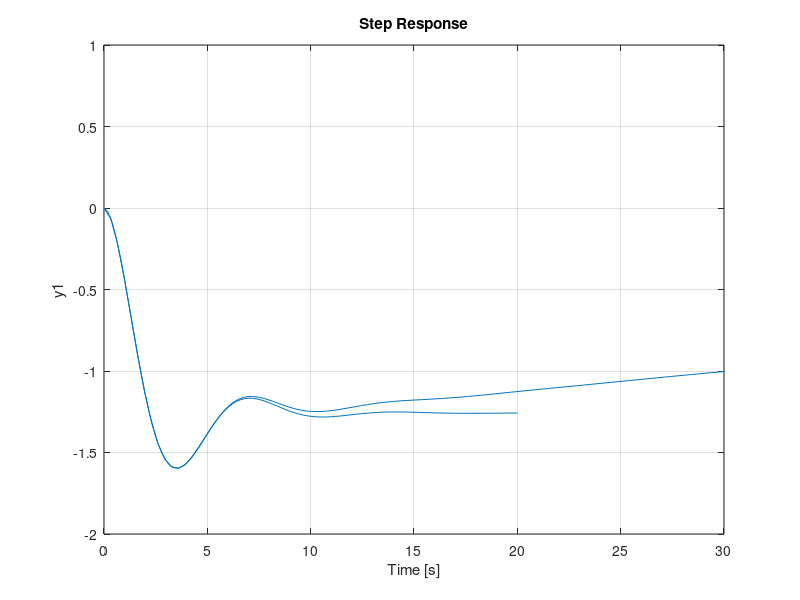
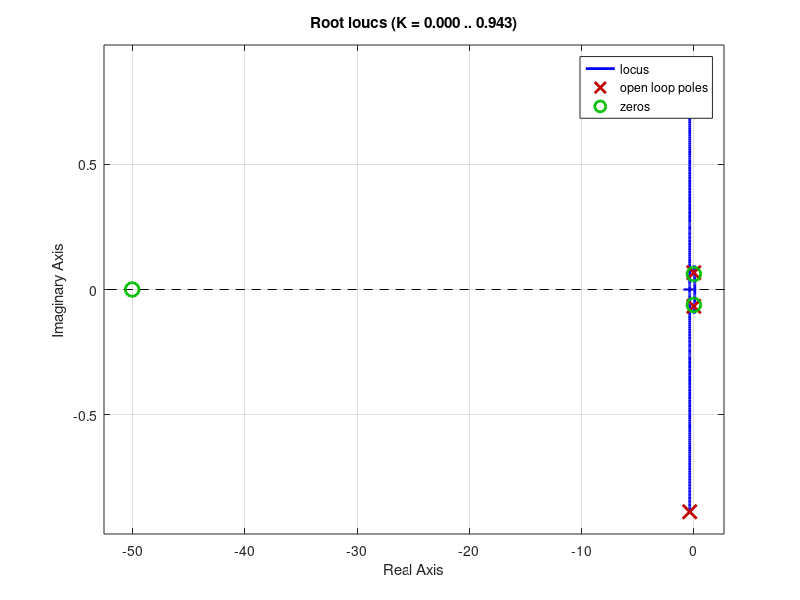
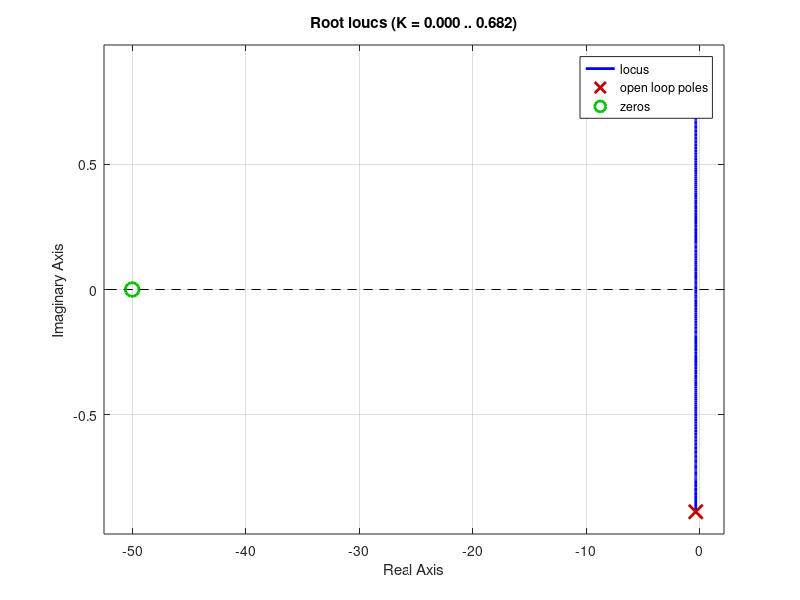
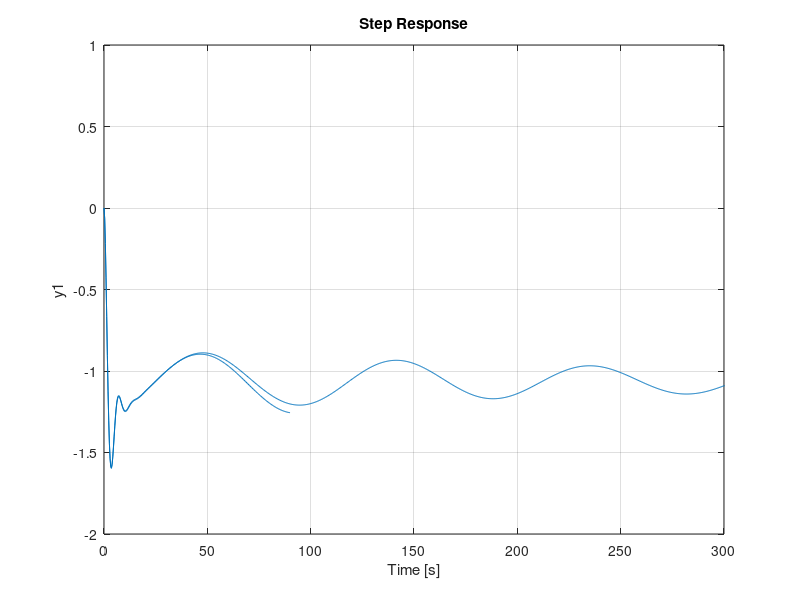

These charts were generated, in order, by the following MATLAB code:
W = 2.83176*10^6;
I_x = 0.247*10^8;
I_y = 0.449*10^8;
I_xx = -0.212*10^7;
U_e = 235.9;
theta_e = 0;

m = 2.83176*10^6/9.8;
g = 9.8;

X_u = -1.982*10^3;
X_w = 4.025*10^3;
X_q = 0;
X_de = -16.5299;
X_dp = 8.4953*10^5;

Z_u = -2.595*10^4;
Z_w = -9.030*10^4;
Z_q = -4.524*10^5;
Z_wd = 1.909*10^3;
Z_de = -1.5794*10^6;
Z_dp = 0;

M_u = 1.593*10^4;
M_w = -1.563*10^5;
M_q = -1.521*10^7;
M_wd = -1.702*10^4;
M_de = -5.204*10^7;
M_dp = 0;

A = [X_u/m  X_w/m  0  -g*cos(theta_e);  ...
    Z_u/(m-Z_wd) Z_w/(m-Z_wd) (Z_q +m*U_e)/(m-Z_wd) (-m*g*sin(theta_e)/(m-Z_wd)); ...
    (M_u+(Z_u/(m-Z_wd))*M_wd)/I_y (M_w + (Z_w/(m-Z_wd))*M_wd)/I_y (M_q + ((Z_q +m*U_e)/(m-Z_wd))*M_wd)/I_y (-(m*g*sin(theta_e)*M_wd/(m-Z_wd))/I_y); ...
    0 0 1 0];
B = [X_de/m X_dp/m;...
    Z_de/(m-Z_wd) Z_dp/(m-Z_wd);...
    (M_de+(Z_de/(m-Z_wd))*M_wd)/I_y (M_dp+(Z_dp/(m-Z_wd))*M_wd)/I_y;...
    0 0];


C = eye(4);

D = zeros(4,2);

sys = ss(A,B,C,D);
fun1 = tf(sys);



%%Q2:Short period mode


A2 = [Z_w/(m-Z_wd) (Z_q +m*U_e)/(m-Z_wd); ...
    (M_w + (Z_w/(m-Z_wd))*M_wd)/I_y (M_q + ((Z_q +m*U_e)/(m-Z_wd))*M_wd)/I_y; ];
B2 = [Z_de/(m-Z_wd) Z_dp/(m-Z_wd);...
    (M_de+(Z_de/(m-Z_wd))*M_wd)/I_y (M_dp+(Z_dp/(m-Z_wd))*M_wd)/I_y;];

C2 = eye(2);

D2 = zeros(2,2);

sys2 = ss(A2,B2,C2,D2);
fun2 = tf(sys2);


%% Q3: Step Response
figure(1)
step(fun1(2,1)*(1/U_e))
hold on
step(fun2(1,1)*(1/U_e))
hold off;
xlim([0,30])
ylim([-2 1])


%% Q4 PID control
figure(2)
rlocus(fun1(2,1)*(1/U_e));

figure(3)
rlocus(fun2(1,1)*(1/U_e));
s = tf('s');

figure(4)
step(fun1(2,1)*(1/U_e))
hold on
K = 1/235.9;
b = 0.0047;
T = 0.004027;
C = (s^2+T)/(s^2+b);
fun4 = fun2(1,1)*(C)*(1/U_e);
step(fun4)
hold off;
xlim([0,300])
ylim([-2 1])


